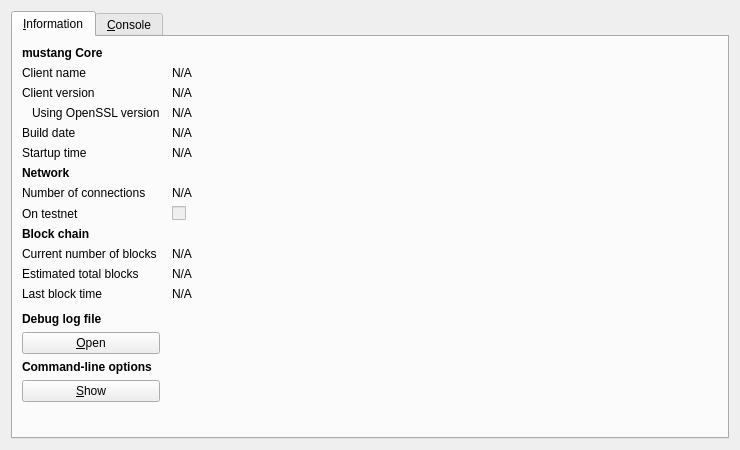
<?xml version="1.0" encoding="UTF-8"?>
<ui version="4.0">
 <class>RPCConsole</class>
 <widget class="QDialog" name="RPCConsole">
  <property name="geometry">
   <rect>
    <x>0</x>
    <y>0</y>
    <width>740</width>
    <height>450</height>
   </rect>
  </property>
  <property name="windowTitle">
   <string>mustang - Debug window</string>
  </property>
  <layout class="QVBoxLayout" name="verticalLayout_2">
   <item>
    <widget class="QTabWidget" name="tabWidget">
     <property name="currentIndex">
      <number>0</number>
     </property>
     <widget class="QWidget" name="tab_info">
      <attribute name="title">
       <string>&amp;Information</string>
      </attribute>
      <layout class="QGridLayout" name="gridLayout" columnstretch="0,1">
       <property name="horizontalSpacing">
        <number>12</number>
       </property>
       <item row="0" column="0">
        <widget class="QLabel" name="label_9">
         <property name="font">
          <font>
           <weight>75</weight>
           <bold>true</bold>
          </font>
         </property>
         <property name="text">
          <string>mustang Core</string>
         </property>
        </widget>
       </item>
       <item row="1" column="0">
        <widget class="QLabel" name="label_5">
         <property name="text">
          <string>Client name</string>
         </property>
        </widget>
       </item>
       <item row="1" column="1">
        <widget class="QLabel" name="clientName">
         <property name="cursor">
          <cursorShape>IBeamCursor</cursorShape>
         </property>
         <property name="text">
          <string>N/A</string>
         </property>
         <property name="textFormat">
          <enum>Qt::PlainText</enum>
         </property>
         <property name="textInteractionFlags">
          <set>Qt::LinksAccessibleByMouse|Qt::TextSelectableByKeyboard|Qt::TextSelectableByMouse</set>
         </property>
        </widget>
       </item>
       <item row="2" column="0">
        <widget class="QLabel" name="label_6">
         <property name="text">
          <string>Client version</string>
         </property>
        </widget>
       </item>
       <item row="2" column="1">
        <widget class="QLabel" name="clientVersion">
         <property name="cursor">
          <cursorShape>IBeamCursor</cursorShape>
         </property>
         <property name="text">
          <string>N/A</string>
         </property>
         <property name="textFormat">
          <enum>Qt::PlainText</enum>
         </property>
         <property name="textInteractionFlags">
          <set>Qt::LinksAccessibleByMouse|Qt::TextSelectableByKeyboard|Qt::TextSelectableByMouse</set>
         </property>
        </widget>
       </item>
       <item row="3" column="0">
        <widget class="QLabel" name="label_14">
         <property name="text">
          <string>Using OpenSSL version</string>
         </property>
         <property name="indent">
          <number>10</number>
         </property>
        </widget>
       </item>
       <item row="3" column="1">
        <widget class="QLabel" name="openSSLVersion">
         <property name="cursor">
          <cursorShape>IBeamCursor</cursorShape>
         </property>
         <property name="text">
          <string>N/A</string>
         </property>
         <property name="textFormat">
          <enum>Qt::PlainText</enum>
         </property>
         <property name="textInteractionFlags">
          <set>Qt::LinksAccessibleByMouse|Qt::TextSelectableByKeyboard|Qt::TextSelectableByMouse</set>
         </property>
        </widget>
       </item>
       <item row="4" column="0">
        <widget class="QLabel" name="label_12">
         <property name="text">
          <string>Build date</string>
         </property>
        </widget>
       </item>
       <item row="4" column="1">
        <widget class="QLabel" name="buildDate">
         <property name="cursor">
          <cursorShape>IBeamCursor</cursorShape>
         </property>
         <property name="text">
          <string>N/A</string>
         </property>
         <property name="textFormat">
          <enum>Qt::PlainText</enum>
         </property>
         <property name="textInteractionFlags">
          <set>Qt::LinksAccessibleByMouse|Qt::TextSelectableByKeyboard|Qt::TextSelectableByMouse</set>
         </property>
        </widget>
       </item>
       <item row="5" column="0">
        <widget class="QLabel" name="label_13">
         <property name="text">
          <string>Startup time</string>
         </property>
        </widget>
       </item>
       <item row="5" column="1">
        <widget class="QLabel" name="startupTime">
         <property name="cursor">
          <cursorShape>IBeamCursor</cursorShape>
         </property>
         <property name="text">
          <string>N/A</string>
         </property>
         <property name="textFormat">
          <enum>Qt::PlainText</enum>
         </property>
         <property name="textInteractionFlags">
          <set>Qt::LinksAccessibleByMouse|Qt::TextSelectableByKeyboard|Qt::TextSelectableByMouse</set>
         </property>
        </widget>
       </item>
       <item row="6" column="0">
        <widget class="QLabel" name="label_11">
         <property name="font">
          <font>
           <weight>75</weight>
           <bold>true</bold>
          </font>
         </property>
         <property name="text">
          <string>Network</string>
         </property>
        </widget>
       </item>
       <item row="7" column="0">
        <widget class="QLabel" name="label_7">
         <property name="text">
          <string>Number of connections</string>
         </property>
        </widget>
       </item>
       <item row="7" column="1">
        <widget class="QLabel" name="numberOfConnections">
         <property name="cursor">
          <cursorShape>IBeamCursor</cursorShape>
         </property>
         <property name="text">
          <string>N/A</string>
         </property>
         <property name="textFormat">
          <enum>Qt::PlainText</enum>
         </property>
         <property name="textInteractionFlags">
          <set>Qt::LinksAccessibleByMouse|Qt::TextSelectableByKeyboard|Qt::TextSelectableByMouse</set>
         </property>
        </widget>
       </item>
       <item row="8" column="0">
        <widget class="QLabel" name="label_8">
         <property name="text">
          <string>On testnet</string>
         </property>
        </widget>
       </item>
       <item row="8" column="1">
        <widget class="QCheckBox" name="isTestNet">
         <property name="enabled">
          <bool>false</bool>
         </property>
         <property name="text">
          <string/>
         </property>
        </widget>
       </item>
       <item row="9" column="0">
        <widget class="QLabel" name="label_10">
         <property name="font">
          <font>
           <weight>75</weight>
           <bold>true</bold>
          </font>
         </property>
         <property name="text">
          <string>Block chain</string>
         </property>
        </widget>
       </item>
       <item row="10" column="0">
        <widget class="QLabel" name="label_3">
         <property name="text">
          <string>Current number of blocks</string>
         </property>
        </widget>
       </item>
       <item row="10" column="1">
        <widget class="QLabel" name="numberOfBlocks">
         <property name="cursor">
          <cursorShape>IBeamCursor</cursorShape>
         </property>
         <property name="text">
          <string>N/A</string>
         </property>
         <property name="textFormat">
          <enum>Qt::PlainText</enum>
         </property>
         <property name="textInteractionFlags">
          <set>Qt::LinksAccessibleByMouse|Qt::TextSelectableByKeyboard|Qt::TextSelectableByMouse</set>
         </property>
        </widget>
       </item>
       <item row="11" column="0">
        <widget class="QLabel" name="label_4">
         <property name="text">
          <string>Estimated total blocks</string>
         </property>
        </widget>
       </item>
       <item row="11" column="1">
        <widget class="QLabel" name="totalBlocks">
         <property name="cursor">
          <cursorShape>IBeamCursor</cursorShape>
         </property>
         <property name="text">
          <string>N/A</string>
         </property>
         <property name="textFormat">
          <enum>Qt::PlainText</enum>
         </property>
         <property name="textInteractionFlags">
          <set>Qt::LinksAccessibleByMouse|Qt::TextSelectableByKeyboard|Qt::TextSelectableByMouse</set>
         </property>
        </widget>
       </item>
       <item row="12" column="0">
        <widget class="QLabel" name="label_2">
         <property name="text">
          <string>Last block time</string>
         </property>
        </widget>
       </item>
       <item row="12" column="1">
        <widget class="QLabel" name="lastBlockTime">
         <property name="cursor">
          <cursorShape>IBeamCursor</cursorShape>
         </property>
         <property name="text">
          <string>N/A</string>
         </property>
         <property name="textFormat">
          <enum>Qt::PlainText</enum>
         </property>
         <property name="textInteractionFlags">
          <set>Qt::LinksAccessibleByMouse|Qt::TextSelectableByKeyboard|Qt::TextSelectableByMouse</set>
         </property>
        </widget>
       </item>
       <item row="13" column="0">
        <spacer name="verticalSpacer_2">
         <property name="orientation">
          <enum>Qt::Vertical</enum>
         </property>
         <property name="sizeHint" stdset="0">
          <size>
           <width>20</width>
           <height>20</height>
          </size>
         </property>
        </spacer>
       </item>
       <item row="14" column="0">
        <widget class="QLabel" name="labelDebugLogfile">
         <property name="font">
          <font>
           <weight>75</weight>
           <bold>true</bold>
          </font>
         </property>
         <property name="text">
          <string>Debug log file</string>
         </property>
        </widget>
       </item>
       <item row="15" column="0">
        <widget class="QPushButton" name="openDebugLogfileButton">
         <property name="toolTip">
          <string>Open the mustang debug log file from the current data directory. This can take a few seconds for large log files.</string>
         </property>
         <property name="text">
          <string>&amp;Open</string>
         </property>
         <property name="autoDefault">
          <bool>false</bool>
         </property>
        </widget>
       </item>
       <item row="16" column="0">
        <widget class="QLabel" name="labelCLOptions">
         <property name="font">
          <font>
           <weight>75</weight>
           <bold>true</bold>
          </font>
         </property>
         <property name="text">
          <string>Command-line options</string>
         </property>
        </widget>
       </item>
       <item row="17" column="0">
        <widget class="QPushButton" name="showCLOptionsButton">
         <property name="toolTip">
          <string>Show the mustang-Qt help message to get a list with possible mustang command-line options.</string>
         </property>
         <property name="text">
          <string>&amp;Show</string>
         </property>
         <property name="autoDefault">
          <bool>false</bool>
         </property>
        </widget>
       </item>
       <item row="18" column="0">
        <spacer name="verticalSpacer">
         <property name="orientation">
          <enum>Qt::Vertical</enum>
         </property>
         <property name="sizeHint" stdset="0">
          <size>
           <width>20</width>
           <height>40</height>
          </size>
         </property>
        </spacer>
       </item>
      </layout>
     </widget>
     <widget class="QWidget" name="tab_console">
      <attribute name="title">
       <string>&amp;Console</string>
      </attribute>
      <layout class="QVBoxLayout" name="verticalLayout_3">
       <property name="spacing">
        <number>3</number>
       </property>
       <item>
        <widget class="QTextEdit" name="messagesWidget">
         <property name="minimumSize">
          <size>
           <width>0</width>
           <height>100</height>
          </size>
         </property>
         <property name="readOnly">
          <bool>true</bool>
         </property>
         <property name="tabKeyNavigation" stdset="0">
          <bool>false</bool>
         </property>
         <property name="columnCount" stdset="0">
          <number>2</number>
         </property>
        </widget>
       </item>
       <item>
        <layout class="QHBoxLayout" name="horizontalLayout">
         <property name="spacing">
          <number>3</number>
         </property>
         <item>
          <widget class="QLabel" name="label">
           <property name="text">
            <string notr="true">&gt;</string>
           </property>
          </widget>
         </item>
         <item>
          <widget class="QLineEdit" name="lineEdit"/>
         </item>
         <item>
          <widget class="QPushButton" name="clearButton">
           <property name="maximumSize">
            <size>
             <width>24</width>
             <height>24</height>
            </size>
           </property>
           <property name="toolTip">
            <string>Clear console</string>
           </property>
           <property name="text">
            <string/>
           </property>
           <property name="icon">
            <iconset resource="../bitcoin.qrc">
             <normaloff>:/icons/remove</normaloff>:/icons/remove</iconset>
           </property>
           <property name="shortcut">
            <string notr="true">Ctrl+L</string>
           </property>
           <property name="autoDefault">
            <bool>false</bool>
           </property>
          </widget>
         </item>
        </layout>
       </item>
      </layout>
     </widget>
    </widget>
   </item>
  </layout>
 </widget>
 <resources>
  <include location="../bitcoin.qrc"/>
 </resources>
 <connections/>
</ui>
